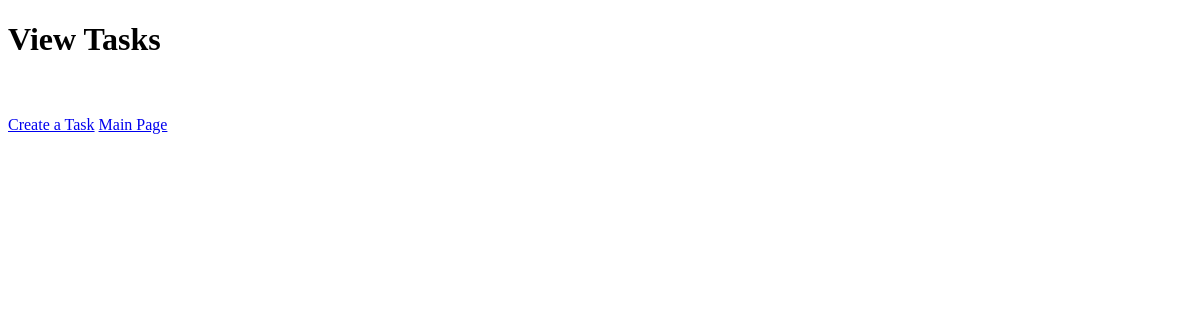
Before: /Tasks/SeeTask/ (signed in) with the older database file.
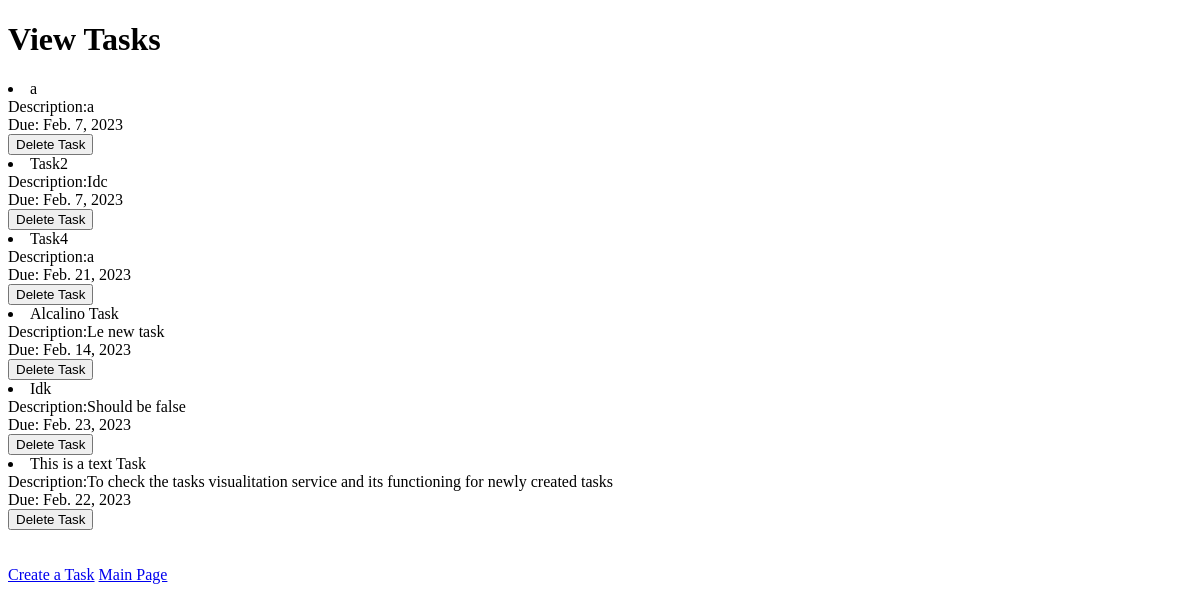
After: the same page with the newer database file.
### TaskApp/models.py (models this page shows)
class Task(models.Model):
    Name = models.CharField(max_length=50)
    Description = models.TextField()
    DueDate = models.DateField(null=True, blank=True)
    Owner = models.ForeignKey(User, on_delete=models.CASCADE)

### TaskApp/views.py (the view)
# urls.py: path('SeeTask/', views.SavedTasks),
def SavedTasks(request):
    Data = Task.objects.filter(Owner = request.user)
    context = {'tasks': Data}
    print(context)
    return render (request, 'ViewTask.html', context)

### TaskApp/templates/ViewTask.html (shortened to what this page needs)
<!DOCTYPE html>
<html>
  <head>
    <link rel="stylesheet" type="text/css" href="style.css">
  </head>
  <body>
    <div><h1>View Tasks</h1></div>
    {% for task in tasks %}
    <li>
        {{task.Name}}<br> Description:{{task.Description}} <br> Due: {{task.DueDate}} <br>
        <form action='delete_task/' method="post">
            <input name="DeleteButton" type="submit" value="Delete Task" id="{{task.Owner}}">
        </form>
    </li>
{% endfor %}
    <br></br>
    <a href="/Tasks/CreateTask/">Create a Task</a>
    <a href="/">Main Page</a>
  </body>
</html>

Changed rows visible on the page:
added Task: Name "a", Description "a", DueDate "Feb. 7, 2023"
added Task: Name "Task2", Description "Idc", DueDate "Feb. 7, 2023"
added Task: Name "Task4", Description "a", DueDate "Feb. 21, 2023"
added Task: Name "Alcalino Task", Description "Le new task", DueDate "Feb. 14, 2023"
added Task: Name "Idk", Description "Should be false", DueDate "Feb. 23, 2023"
added Task: Name "This is a text Task", Description "To check the tasks visualitation service and its functioning for newly created tasks", DueDate "Feb. 22, 2023"
